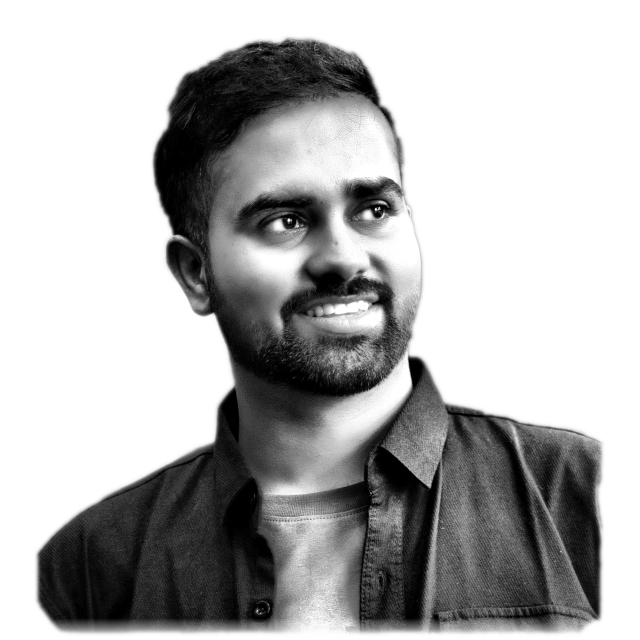
#> input picture source-prepped.png, 1280 x 1280 px, found by its file name (shown at 1/2 size)
$ python make_ascii_svg.py
#> lines starting #> are read from the running program, lines starting #| are printed output that depends on the picture
#!/usr/bin/env python3
"""
make_ascii_svg.py — converts source-prepped.png into a self-typing
monochrome ASCII portrait as a self-contained animated SVG.

Each row is revealed by a left-to-right wipe (an animated clipPath), with a
small block cursor riding the wipe edge. Rows are staggered top to bottom.
The portrait prints ONCE and freezes — no looping.

Animation is SMIL (<animate>), which GitHub renders inside <img>-embedded SVGs.

Usage:  python scripts/make_ascii_svg.py
Output: roshan-ascii.svg
"""
import os
import numpy as np
from PIL import Image

STATIC = os.environ.get("STATIC") == "1"

SRC = "source-prepped.png"
OUT = "roshan-ascii.svg"

# bright (sparse) -> dark (dense). Leading space clears background to nothing.
RAMP = " .`:-=+*cs#%@"

COLS = 100          # character columns
FS = 6.2            # font size (px)
ADV = FS * 0.600    # monospace advance width
LH = FS * 1.200     # line height  -> cell aspect 2:1, matches sampling
CELL_ASPECT = LH / ADV

FG = "#c9d1d9"      # single light-grey fill. Monochrome on purpose:
                    # per-character colouring is what makes ASCII look like static.
BG = "#0d1117"
CURSOR = "#f0f6fc"

ROW_DUR = 0.20      # seconds for one row to wipe across
ROW_STEP = 0.030    # stagger between consecutive rows
START = 0.15


def esc(s):
    return s.replace("&", "&amp;").replace("<", "&lt;").replace(">", "&gt;")


def main():
    if not os.path.exists(SRC):
        raise SystemExit(f"missing {SRC} — run prep_photo.py first")

    img = Image.open(SRC).convert("L")
#> img is the input picture: PIL image 1280x1280 L; min 0, max 255, mean 178.4
    w, h = img.size
#> w = 1280; h = 1280

    # sample at 2:1 because character cells are ~2x taller than wide
    rows = max(1, int(round(COLS * (h / w) / CELL_ASPECT)))
#> rows = 50
    small = img.resize((COLS, rows), Image.LANCZOS)
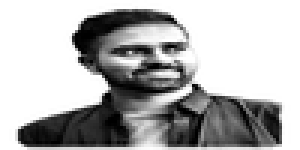
#> small: PIL image 100x50 L (shown 3 times larger); min 0, max 255, mean 178.1
    a = np.array(small).astype(np.float32) / 255.0   # 0=black .. 1=white

    # brightness -> ramp index (bright maps to index 0 = space)
    idx = np.clip((1.0 - a) * (len(RAMP) - 1e-6), 0, len(RAMP) - 1).astype(int)
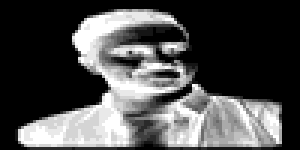
#> idx: shape (50, 100) int64 (shown 3 times larger); min 0, max 12, mean 3.67; drawn with min black and max white

    lines = ["".join(RAMP[i] for i in row) for row in idx]
    # trim fully-blank leading/trailing rows
    while lines and not lines[0].strip():
        lines.pop(0)
#> this loop made 3 passes
#> after the loop, lines = 47 items
    while lines and not lines[-1].strip():
        lines.pop()
#> this loop made 0 passes
    rows = len(lines)
#> rows = 47

    W = COLS * ADV
    H = rows * LH + LH * 0.6
#> H = 354.1
    total = START + rows * ROW_STEP + ROW_DUR
#> total = 1.76

    p = []
    p.append(
        f'<svg xmlns="http://www.w3.org/2000/svg" width="{W:.0f}" height="{H:.0f}" '
        f'viewBox="0 0 {W:.2f} {H:.2f}" '
        f'font-family="ui-monospace,SFMono-Regular,Menlo,Consolas,monospace">'
    )
    p.append(f'<rect width="{W:.2f}" height="{H:.2f}" fill="{BG}"/>')

    # --- clip paths: one animated wipe rect per row
    p.append("<defs>")
    for i in range(rows):
        y = i * LH
        d = START + i * ROW_STEP
        if STATIC:
            p.append(
                f'<clipPath id="w{i}">'
                f'<rect x="0" y="{y:.2f}" width="{W:.2f}" height="{LH:.2f}"/>'
                f'</clipPath>'
            )
        else:
            p.append(
                f'<clipPath id="w{i}">'
                f'<rect x="0" y="{y:.2f}" width="0" height="{LH:.2f}">'
                f'<animate attributeName="width" from="0" to="{W:.2f}" '
                f'begin="{d:.3f}s" dur="{ROW_DUR}s" fill="freeze" '
                f'calcMode="spline" keySplines="0.3 0 0.2 1" keyTimes="0;1"/>'
                f'</rect></clipPath>'
            )
#> after the loop, p = 50 items
    p.append("</defs>")

    # --- the portrait
    p.append(f'<g fill="{FG}" font-size="{FS}" xml:space="preserve">')
    for i, line in enumerate(lines):
        baseline = (i + 1) * LH - LH * 0.22
        # Every glyph gets an explicit x coordinate via SVG's x-list syntax.
        # This makes the character grid independent of whatever monospace font
        # the viewer resolves — GitHub, Safari and Chrome all substitute
        # differently, and relying on font metrics shears the portrait.
        # (textLength/lengthAdjust is worse still: rows have differing numbers
        # of trailing spaces, so each row stretches by a different amount.)
        stripped = line.rstrip()
        if not stripped:
            continue
        lead = len(stripped) - len(stripped.lstrip())
        glyphs = stripped[lead:]
        xs = " ".join(f"{(lead + j) * ADV:.2f}" for j in range(len(glyphs)))
        p.append(
            f'<text x="{xs}" y="{baseline:.2f}" '
            f'clip-path="url(#w{i})">{esc(glyphs)}</text>'
        )
#> this loop made 47 passes
#> (baseline, lead, glyphs) on passes 1 to 12: (5.8, 36, '.`=**c*+cc**c*+:`'), (13.24, 32, '.:=cs#%@@%%%%%%%%##ssc+=`'), (20.68, 29, ':=c#@@@@%%%%%##%%%%%%s#%%%##='), (28.12, 28, 'c@@@@@@%%%%%%%%%#%%%%%%###%@@@-'), (35.56, 27, '*@@@@@@@%@@@@@@@%%##scccccc*cc#%`'), (43, 26, '=@@%@@@@@@@@@@%#scc*+=--::::::::+*='), (50.44, 26, '*@%%@@@@@@@@%#c*=-:````.. .....  `c-'), (57.88, 25, '+@@@@@@@@@@@#*+=-:``...... ...     .=.'), (65.32, 24, '+@@@@@@@@@%#c++==--::`.....          -+'), (72.76, 24, '%@@@@@@@%sc*+==--:::``.              .='), (80.2, 24, '#@@@@@@%#sc**+=--:`...              . :'), (87.64, 24, '*@@@@@%%##c*++=-````:::```...-+csccsc+-')
#> (baseline, lead) on passes 30 to 35: (221.6, 33), (229, 33), (236.4, 32), (243.9, 28), (251.3, 24), (258.8, 20)
#> after the loop, p = 99 items
    p.append("</g>")

    # --- block cursor riding the wipe edge of each row
    p.append(f'<g fill="{CURSOR}">' if not STATIC else '<g style="display:none">')
    for i in range(rows):
        y = i * LH
        d = START + i * ROW_STEP
        p.append(
            f'<rect x="0" y="{y:.2f}" width="{ADV*1.1:.2f}" height="{LH*0.88:.2f}" opacity="0">'
            f'<animate attributeName="x" from="0" to="{W:.2f}" begin="{d:.3f}s" '
            f'dur="{ROW_DUR}s" fill="remove" calcMode="spline" '
            f'keySplines="0.3 0 0.2 1" keyTimes="0;1"/>'
            f'<animate attributeName="opacity" values="0;0.85;0.85;0" '
            f'keyTimes="0;0.05;0.9;1" begin="{d:.3f}s" dur="{ROW_DUR}s" fill="remove"/>'
            f'</rect>'
        )
#> after the loop, p = 148 items
    p.append("</g>")

    # --- trailing prompt + blinking cursor once the portrait finishes
    p.append(
        f'<g opacity="{1 if STATIC else 0}">'
        f'<animate attributeName="opacity" from="0" to="1" '
        f'begin="{total:.2f}s" dur="0.3s" fill="freeze"/>'
        f'<text x="0" y="{H - LH*0.15:.2f}" font-size="{FS}" fill="#6e7681">'
        f'roshan@github ~ $ </text>'
        f'<rect x="{ADV*17:.2f}" y="{H - LH*1.05:.2f}" width="{ADV*1.1:.2f}" '
        f'height="{LH*0.85:.2f}" fill="{CURSOR}">'
        f'<animate attributeName="opacity" values="1;1;0;0" dur="1s" '
        f'begin="{total:.2f}s" repeatCount="indefinite" calcMode="discrete"/>'
        f'</rect></g>'
    )

    p.append("</svg>")

    with open(OUT, "w", encoding="utf-8") as f:
        f.write("".join(p))
    print(f"wrote {OUT}  ({W:.0f}x{H:.0f}, {COLS}x{rows} chars, "
          f"animation {total:.1f}s)")
#| wrote roshan-ascii.svg  (372x354, 100x47 chars, animation 1.8s)


if __name__ == "__main__":
    main()

$ run again, with source-photo.jpg saved as source-prepped.png
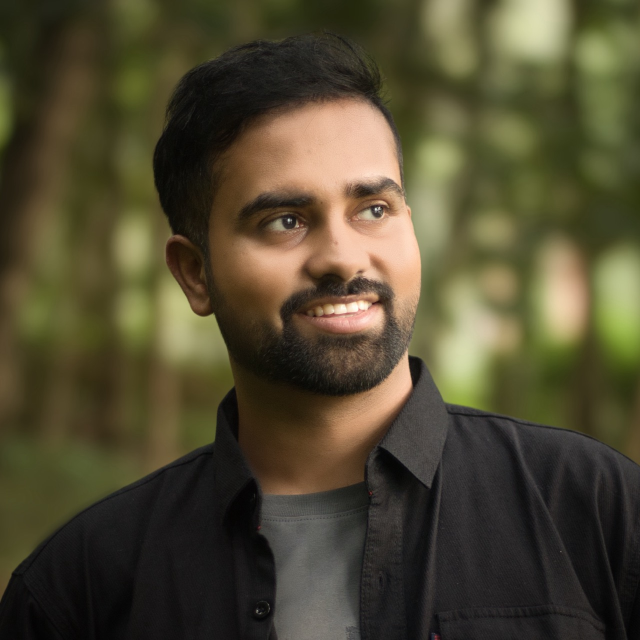
#> input picture source-photo.jpg, 1280 x 1280 px, found by its file name (shown at 1/2 size)
#> in main, `img = Image.open(SRC).convert("L")`:
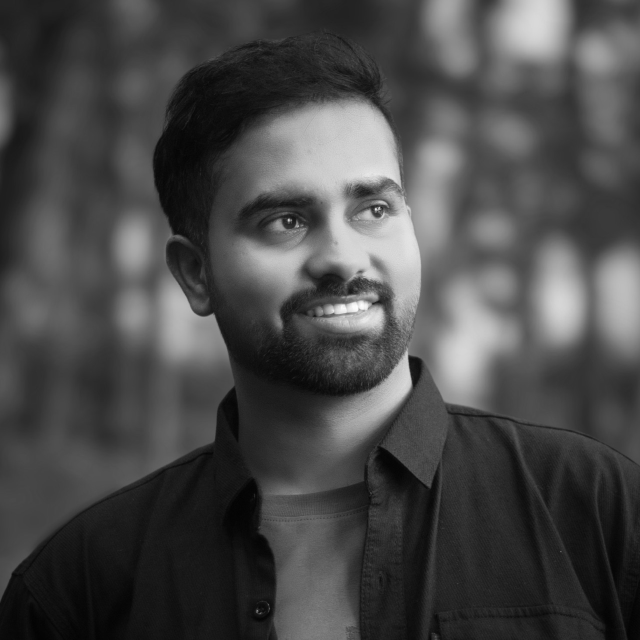
#> img: PIL image 1280x1280 L (shown at 1/2 size); min 1, max 254, mean 73.1
#> in main, `idx = np.clip((1.0 - a) * (len(RAMP) - 1e-6), 0, len(RAMP) - 1).astype..`:
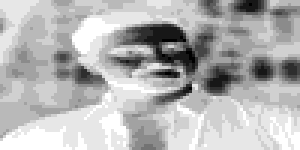
#> idx: shape (50, 100) int64 (shown 3 times larger); min 1, max 12, mean 8.78; drawn with min black and max white
#> after the loop in main, `while lines and not lines[0].strip():`: lines = 50 items
#> H = 376.5
#> total = 1.85
#> after the loop in main, `for i in range(rows):`: p = 53 items
#> the loop in main, `for i, line in enumerate(lines):` made 50 passes
#> baseline on passes 1 to 8: 5.8, 13.24, 20.68, 28.12, 35.56, 43, 50.44, 57.88
#> after the loop in main, `for i, line in enumerate(lines):`: p = 105 items
#> after the loop in main, `for i in range(rows):`: p = 157 items
#| wrote roshan-ascii.svg  (372x376, 100x50 chars, animation 1.8s)
